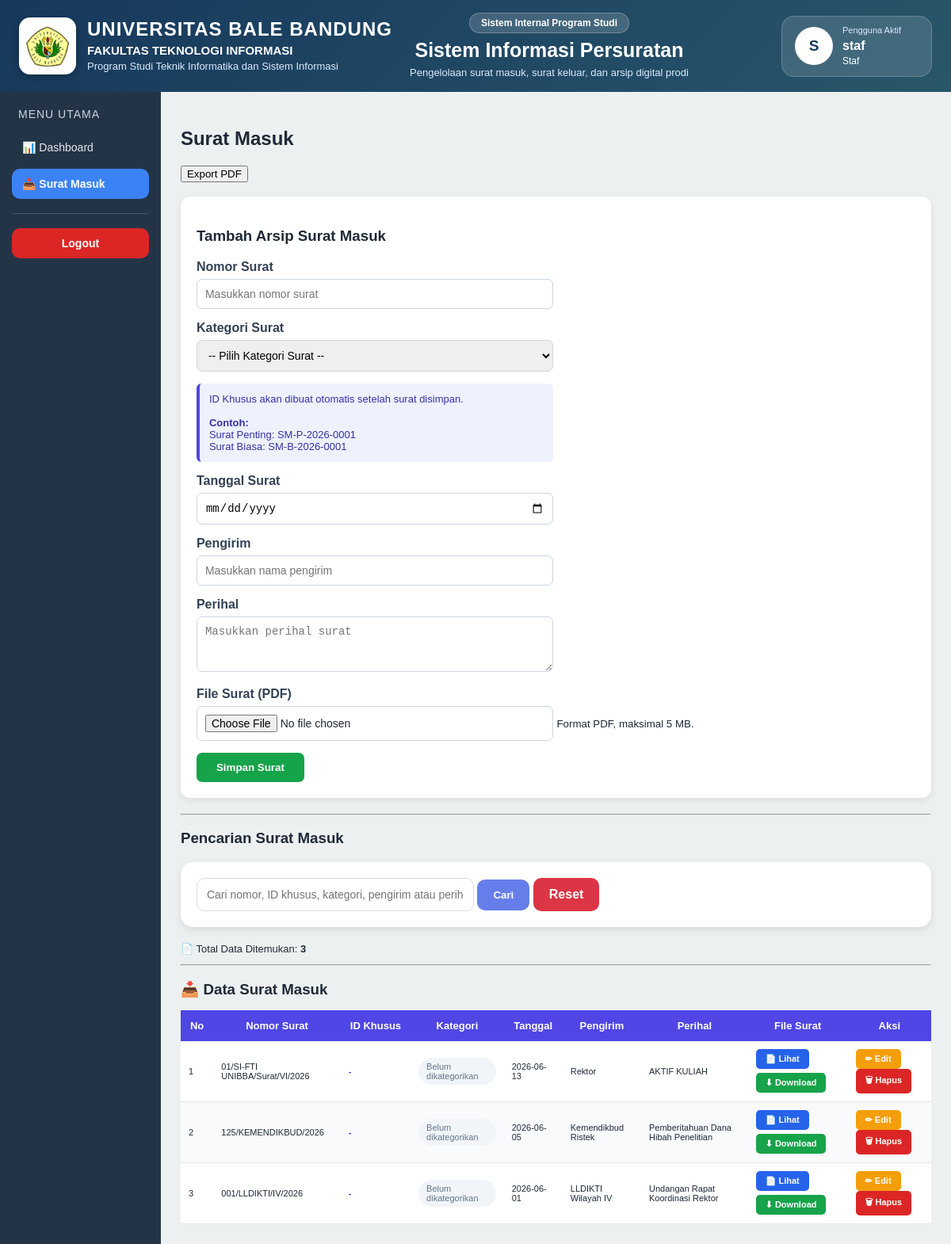
Screenshot of /index.php?page=surat_masuk (signed in) with the database file from the repository.
### tables this page shows
CREATE TABLE `surat_masuk` (
  `id` int(11) NOT NULL,
  `nomor_surat` varchar(100) NOT NULL,
  `tanggal_surat` date NOT NULL,
  `pengirim` varchar(100) NOT NULL,
  `perihal` varchar(255) NOT NULL,
  `file_surat` varchar(255) NOT NULL
);

### pages/surat_masuk.php (the view, shortened to what this page needs)
<?php
include 'koneksi.php';
if (!function_exists('e_surat_masuk')) {
    function e_surat_masuk($value) {
        return htmlspecialchars(
            (string)($value ?? ''),
            ENT_QUOTES,
            'UTF-8'
        );
    }
}
$cari = trim($_GET['cari'] ?? '');
if ($cari !== '') {
    $keyword = '%' . $cari . '%';
    $stmt_cari = mysqli_prepare($koneksi, "
        SELECT *
        FROM surat_masuk
        WHERE nomor_surat LIKE ?
           OR kode_khusus LIKE ?
           OR kategori_surat LIKE ?
           OR pengirim LIKE ?
           OR perihal LIKE ?
        ORDER BY id DESC
    ");
    mysqli_stmt_bind_param(
        $stmt_cari,
        'sssss',
        $keyword,
        $keyword,
        $keyword,
        $keyword,
        $keyword
    );
    mysqli_stmt_execute($stmt_cari);
    $data = mysqli_stmt_get_result($stmt_cari);
} else {
    $data = mysqli_query($koneksi, "
        SELECT *
        FROM surat_masuk
        ORDER BY id DESC
    ");
}
$total_data = mysqli_num_rows($data);
?>
<h2>Surat Masuk</h2>
<a href="export_pdf.php"
   target="_blank"
   rel="noopener noreferrer">
    <button type="button">
        Export PDF
    </button>
</a>
<br><br>
<div class="form-surat">
    <h3>Tambah Arsip Surat Masuk</h3>
    <form
        method="POST"
        enctype="multipart/form-data"
    >
        <div class="form-group">
            <label>Nomor Surat</label>
            <input
                type="text"
                name="nomor_surat"
                class="form-control"
                placeholder="Masukkan nomor surat"
                maxlength="100"
                required
            >
        </div>
        <div class="form-group">
            <label>Kategori Surat</label>
            <select
                name="kategori_surat"
                class="form-control"
                required
            >
                <option value="">
                    -- Pilih Kategori Surat --
                </option>
            </select>
        </div>
        <div class="info-id">
            ID Khusus akan dibuat otomatis
            setelah surat disimpan.
            <br><br>
            <b>Contoh:</b><br>
            Surat Penting:
            SM-P-2026-0001
            <br>
            Surat Biasa:
            SM-B-2026-0001
        </div>
        <div class="form-group">
            <label>Tanggal Surat</label>
            <input
                type="date"
                name="tanggal_surat"
                class="form-control"
                required
            >
        </div>
        <div class="form-group">
            <label>Pengirim</label>
            <input
                type="text"
                name="pengirim"
                class="form-control"
                placeholder="Masukkan nama pengirim"
                maxlength="100"
                required
            >
        </div>
        <div class="form-group">
            <label>Perihal</label>
            <textarea
                name="perihal"
                class="form-control"
                rows="3"
                maxlength="255"
                placeholder="Masukkan perihal surat"
                required
            ></textarea>
        </div>
        <div class="form-group">
            <label>File Surat (PDF)</label>
            <input
                type="file"
                name="file_surat"
                class="form-control"
                accept=".pdf,application/pdf"
                required
            >
            <small>
                Format PDF, maksimal 5 MB.
            </small>
        </div>
        <button
            type="submit"
            name="simpan"
            value="1"
            class="btn-simpan"
        >
            Simpan Surat
        </button>
    </form>
</div>
<hr>
<h3>Pencarian Surat Masuk</h3>
<div class="search-box">
    <form method="GET">
        <input
            type="text"
            name="cari"
            class="search-input"
            placeholder="Cari nomor, ID khusus, kategori, pengirim atau perihal..."
            value="<?php echo e_surat_masuk($cari); ?>"
        >
        <button
            type="submit"
            class="btn-cari"
        >
            Cari
        </button>
        <a
            href="index.php?page=surat_masuk"
            class="btn-reset"
        >
            Reset
        </a>
    </form>
</div>
<div class="info-data">
    📄 Total Data Ditemukan:
    <b>
        <?php echo $total_data; ?>
    </b>
</div>
<hr>
<h3 style="margin-bottom:15px;">
    📥 Data Surat Masuk
</h3>
<div class="table-wrapper">
<table class="table-modern">
    <thead>
        <tr>
            <th>No</th>
            <th>Nomor Surat</th>
            <th>ID Khusus</th>
            <th>Kategori</th>
            <th>Tanggal</th>
            <th>Pengirim</th>
            <th>Perihal</th>
            <th>File Surat</th>
            <th>Aksi</th>
        </tr>
    </thead>
    <tbody>
    <?php
    $no = 1;
    while ($d = mysqli_fetch_assoc($data)):
        $kategori_data = $d['kategori_surat'] ?? '';
        if ($kategori_data === 'Penting') {
            $class_badge = 'badge-penting';
        } elseif ($kategori_data === 'Biasa') {
            $class_badge = 'badge-biasa';
        } else {
            $class_badge = 'badge-belum';
            $kategori_data = 'Belum dikategorikan';
        }
        $kode_tampil = !empty($d['kode_khusus'])
            ? $d['kode_khusus']
            : '-';
    ?>
        <tr>
            <td>
                <?php echo $no++; ?>
            </td>
            <td>
                <?php
                    echo e_surat_masuk(
                        $d['nomor_surat']
                    );
                ?>
            </td>
            <td>
                <span class="kode-khusus">
                    <?php
                        echo e_surat_masuk(
                            $kode_tampil
                        );
                    ?>
                </span>
            </td>
            <td>
                <span class="<?php
                    echo e_surat_masuk($class_badge);
                ?>">
                    <?php
                        echo e_surat_masuk(
                            $kategori_data
                        );
                    ?>
                </span>
            </td>
            <td>
                <?php
                    echo e_surat_masuk(
                        $d['tanggal_surat']
                    );
                ?>
            </td>
            <td>
                <?php
                    echo e_surat_masuk(
                        $d['pengirim']
                    );
                ?>
            </td>
            <td>
                <?php
                    echo e_surat_masuk(
                        $d['perihal']
                    );
                ?>
            </td>
            <td>
            <?php if (!empty($d['file_surat'])): ?>
                <?php
                    $url_file = 'uploads/' .
                        rawurlencode(
                            basename($d['file_surat'])
                        );
                ?>
                <a
                    class="btn-lihat"
                    href="<?php echo e_surat_masuk($url_file); ?>"
                    target="_blank"
                    rel="noopener noreferrer"
                >
                    📄 Lihat
                </a>
                <a
                    class="btn-download"
                    href="<?php echo e_surat_masuk($url_file); ?>"
                    download
                >
                    ⬇ Download
                </a>
            <?php else: ?>
                Tidak Ada File
            <?php endif; ?>
            </td>
            <td>
                <a
                    class="btn-edit"
                    href="edit_surat.php?id=<?php
                        echo (int)$d['id'];
                    ?>"
                >
                    ✏ Edit
                </a>
                <a
                    class="btn-hapus"
                    href="pages/hapus_surat.php?id=<?php
                        echo (int)$d['id'];
                    ?>"
                    onclick="return confirm('Yakin ingin menghapus data ini?')"
                >
                    🗑 Hapus
                </a>
            </td>
        </tr>
    <?php endwhile; ?>
    </tbody>
</table>
</div>

### index.php (style rules this page uses)
* { box-sizing: border-box; }
body { font-family: Arial, Helvetica, sans-serif; margin: 0; background: #ecf0f1; color: #1f2937; }

### pages/surat_masuk.php (style rules this page uses)
.form-surat { background:#ffffff; padding:20px; border-radius:12px; box-shadow:0 3px 10px rgba(0,0,0,0.08); margin-bottom:20px; }
.form-surat label { display:block; font-weight:600; margin-bottom:6px; color:#334155; }
.form-control { width:100%; max-width:450px; padding:10px; border:1px solid #cbd5e1; border-radius:7px; box-sizing:border-box; font-size:14px; }
.form-group { margin-bottom:15px; }
.info-id { background:#eef2ff; padding:12px; border-left:4px solid #4f46e5; border-radius:6px; color:#3730a3; max-width:450px; box-sizing:border-box; font-size:13px; margin-bottom:15px; }
.btn-simpan { background:#16a34a; color:white; border:none; border-radius:7px; padding:11px 25px; cursor:pointer; font-weight:bold; }
.search-box { background:#ffffff; padding:20px; border-radius:15px; box-shadow:0 3px 10px rgba(0,0,0,0.1); margin-bottom:20px; }
.search-input { width:350px; max-width:100%; padding:12px; border:1px solid #ddd; border-radius:10px; font-size:14px; outline:none; box-sizing:border-box; }
.btn-cari { padding:12px 20px; border:none; border-radius:10px; background:#667eea; color:white; cursor:pointer; font-weight:bold; }
.btn-reset { padding:12px 20px; border:none; border-radius:10px; background:#dc3545; color:white; cursor:pointer; font-weight:bold; text-decoration:none; display:inline-block; }
.btn-edit { background:#f59e0b; color:white; padding:6px 12px; border-radius:5px; text-decoration:none; margin-right:5px; display:inline-block; font-weight:bold; }
.btn-hapus { background:#dc2626; color:white; padding:6px 12px; border-radius:5px; text-decoration:none; display:inline-block; font-weight:bold; }
.btn-lihat { background:#2563eb; color:white; padding:6px 12px; border-radius:5px; text-decoration:none; display:inline-block; margin-bottom:5px; font-weight:bold; }
.btn-download { background:#16a34a; color:white; padding:6px 12px; border-radius:5px; text-decoration:none; display:inline-block; font-weight:bold; }
.table-wrapper { width:100%; overflow-x:auto; }
.table-modern { width:100%; border-collapse:collapse; background:white; box-shadow:0 3px 10px rgba(0,0,0,0.1); }
.table-modern th { background:#4f46e5; color:white; padding:12px; font-size:13px; font-weight:600; white-space:nowrap; }
.table-modern td { padding:10px; border-bottom:1px solid #e5e7eb; font-size:11px; vertical-align:middle; }
.table-modern tr:nth-child(even) { background:#f8fafc; }
.badge-belum { background:#f1f5f9; color:#64748b; border-radius:20px; padding:5px 10px; display:inline-block; }
.kode-khusus { font-weight:bold; color:#4338ca; white-space:nowrap; }
.info-data { margin:12px 0; font-size:13px; }

### rows the page displays
surat_masuk: nomor_surat "01/SI-FTI UNIBBA/Surat/VI/2026", kode_tampil "-", kategori_data "Belum dikategorikan", tanggal_surat "2026-06-13", pengirim "Rektor", perihal "AKTIF KULIAH"
surat_masuk: nomor_surat "125/KEMENDIKBUD/2026", kode_tampil "-", kategori_data "Belum dikategorikan", tanggal_surat "2026-06-05", pengirim "Kemendikbud Ristek", perihal "Pemberitahuan Dana Hibah Penelitian"
surat_masuk: nomor_surat "001/LLDIKTI/IV/2026", kode_tampil "-", kategori_data "Belum dikategorikan", tanggal_surat "2026-06-01", pengirim "LLDIKTI Wilayah IV", perihal "Undangan Rapat Koordinasi Rektor"

### other values shown
$inisial "S"
$username "staf"
$role_tampil "Staf"
$total_data "3"
